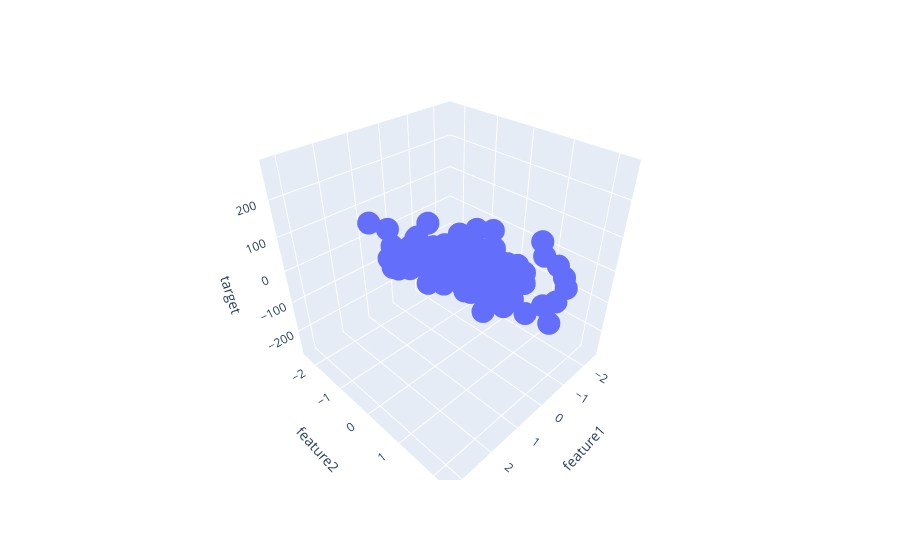

The notebook cell this image was saved under:
### Code cell
fig = px.scatter_3d(df, x='feature1', y='feature2', z='target')

fig.show()
